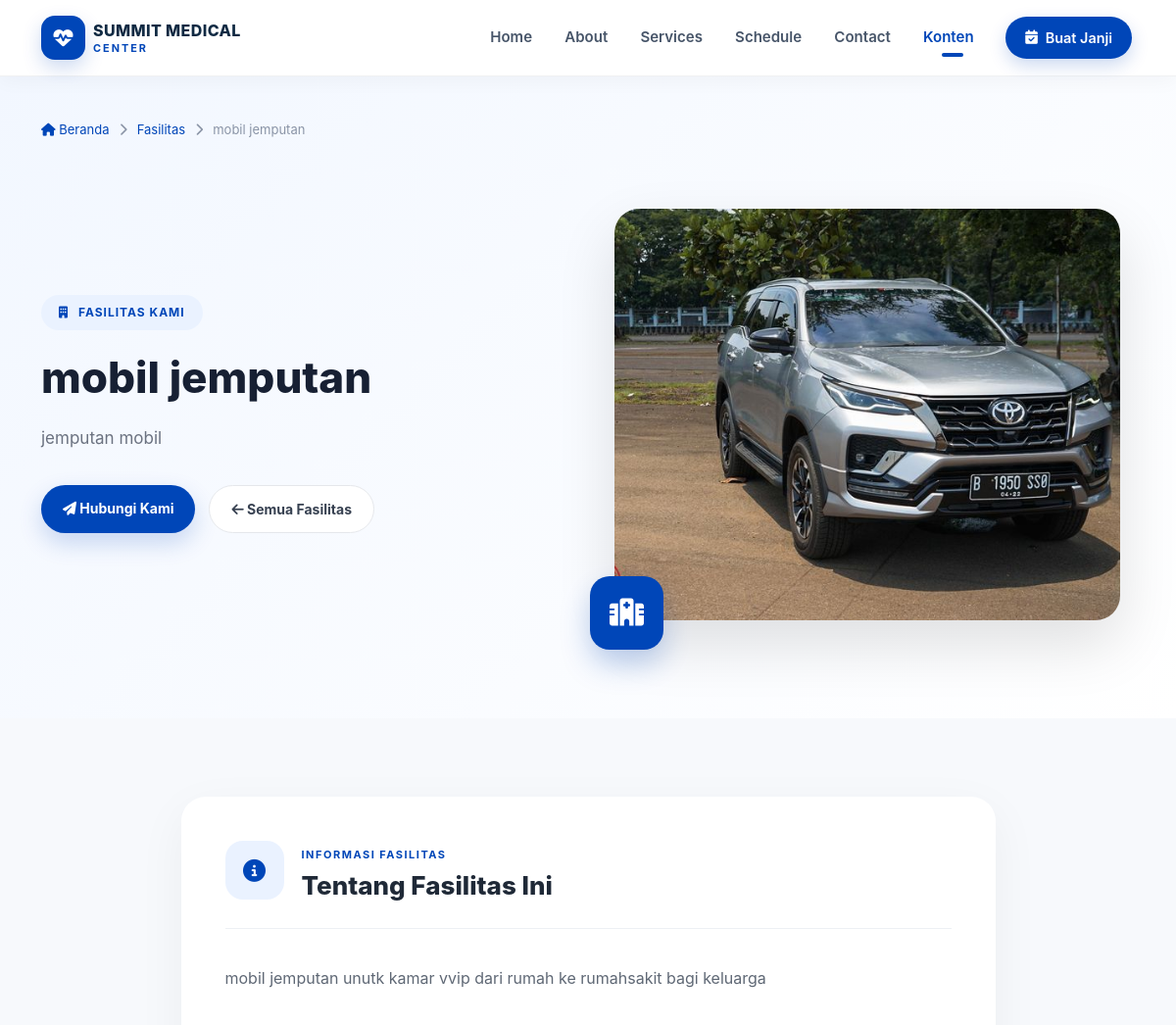
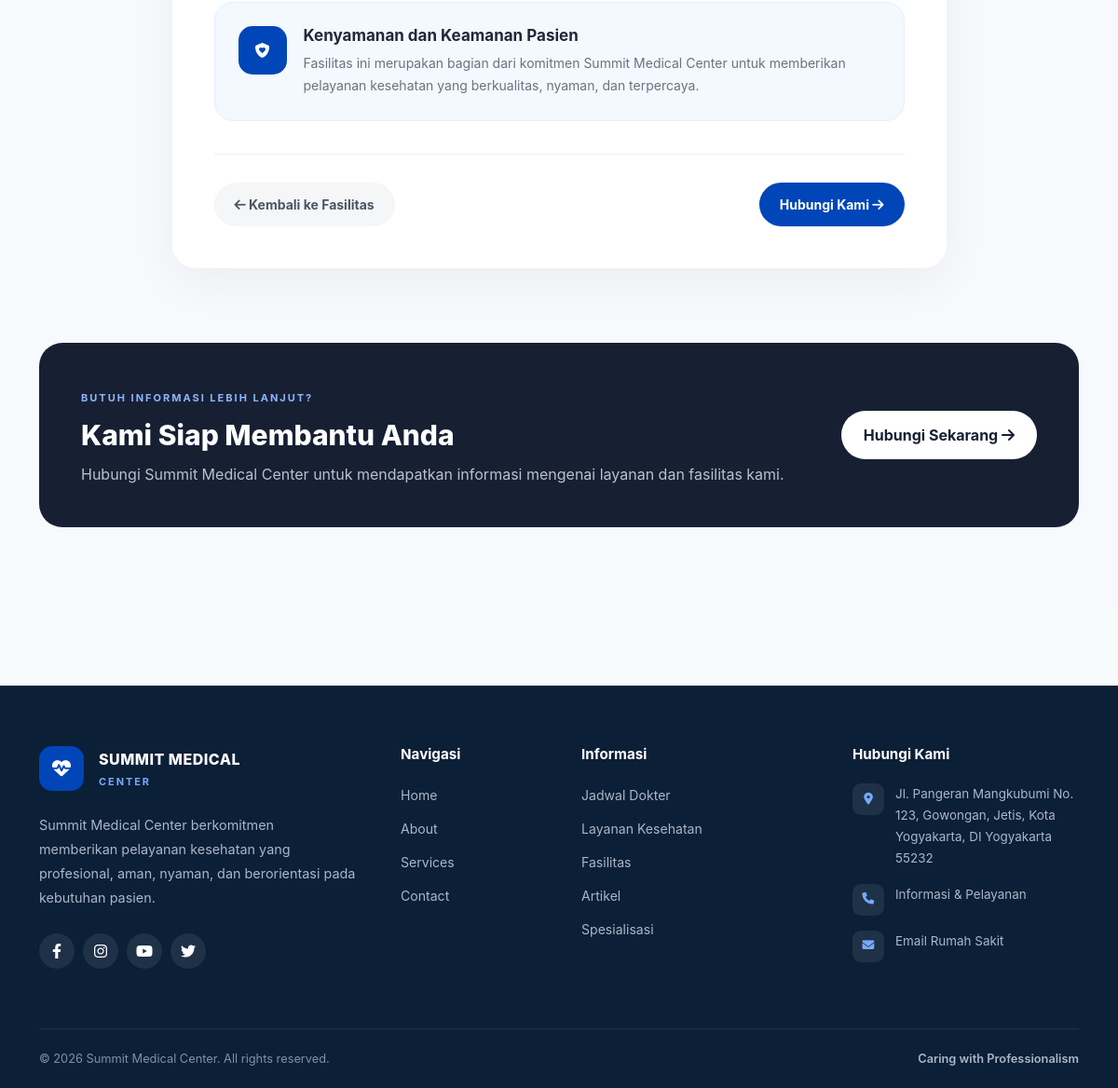
The app's page /facilities/detail/mobil-jemputan with its own data (2 pictures, top to bottom).
### tables this page shows
CREATE TABLE `facilities` (
  `id` int(10) UNSIGNED NOT NULL,
  `name` varchar(150) NOT NULL,
  `slug` varchar(180) NOT NULL,
  `image` varchar(255) DEFAULT NULL,
  `short_description` varchar(255) DEFAULT NULL,
  `description` text DEFAULT NULL,
  `status` tinyint(1) NOT NULL DEFAULT 1,
  `created_at` datetime NOT NULL DEFAULT current_timestamp(),
  `updated_at` datetime DEFAULT NULL ON UPDATE current_timestamp()
);

### application/controllers/Facilities.php (called while the page is built, shortened)
<?php
class Facilities extends CI_Controller
{
    public function __construct()
    {
        $this->load->model('Facility_model');
        $this->load->library('session');
        $this->load->library('form_validation');
        $this->load->helper('url');
        $this->load->helper('text');
    }
    public function detail($slug)
    {
        $data['facility'] = $this->Facility_model->getBySlug($slug);
        $data['title'] = $data['facility']->name;
        $this->load->view('templates/header', $data);
        $this->load->view('templates/navbar');
        $this->load->view('facilities/detail', $data);
        $this->load->view('templates/footer');
    }
}

### index.php (called while the page is built, shortened)
<?php
require_once BASEPATH.'core/CodeIgniter.php';

### application/models/Facility_model.php (called while the page is built, shortened)
<?php
class Facility_model extends CI_Model
{
    private $table = 'facilities';
    public function getBySlug($slug)
    {
        return $this->db->get_where($this->table, ['slug' => $slug])->row();
    }
}

### application/views/facilities/detail.php (the view, shortened to what this page needs)
<link rel="stylesheet" href="<?= base_url('assets/css/facilities.css'); ?>">
<div class="facility-detail-page">
    <section class="facility-detail-hero">
        <div class="container">
            <nav class="facility-breadcrumb">
                <a href="<?= base_url(); ?>">
                    <i class="fas fa-home"></i>
                    Beranda
                </a>
                <i class="fas fa-chevron-right"></i>
                <a href="<?= base_url('facilities'); ?>">
                    Fasilitas
                </a>
                <i class="fas fa-chevron-right"></i>
                <span>
                    <?= htmlspecialchars($facility->name); ?>
                </span>
            </nav>
            <div class="row align-items-center">
                <div class="col-lg-6">
                    <div class="facility-detail-content">
                        <span class="facility-detail-eyebrow">
                            <i class="fas fa-building"></i>
                            FASILITAS KAMI
                        </span>
                        <h1>
                            <?= htmlspecialchars($facility->name); ?>
                        </h1>
                        <p class="facility-detail-short">
                            <?= htmlspecialchars($facility->short_description); ?>
                        </p>
                        <div class="facility-detail-actions">
                            <a
                                href="<?= base_url('contact'); ?>"
                                class="detail-primary-button"
                            >
                                <i class="fas fa-paper-plane"></i>
                                Hubungi Kami
                            </a>
                            <a
                                href="<?= base_url('facilities'); ?>"
                                class="detail-secondary-button"
                            >
                                <i class="fas fa-arrow-left"></i>
                                Semua Fasilitas
                            </a>
                        </div>
                    </div>
                </div>
                <div class="col-lg-6">
                    <div class="facility-detail-image-wrapper">
                        <?php if (!empty($facility->image)) : ?>
                            <img
                                src="<?= base_url('uploads/facilities/' . $facility->image); ?>"
                                alt="<?= htmlspecialchars($facility->name); ?>"
                                class="facility-detail-image"
                            >
                        <?php endif; ?>
                        <div class="facility-detail-image-decoration">
                            <i class="fas fa-hospital"></i>
                        </div>
                    </div>
                </div>
            </div>
        </div>
    </section>
    <section class="facility-detail-information">
        <div class="container">
            <div class="row justify-content-center">
                <div class="col-lg-9">
                    <div class="facility-information-card">
                        <div class="facility-information-header">
                            <div class="information-icon">
                                <i class="fas fa-circle-info"></i>
                            </div>
                            <div>
                                <span>
                                    INFORMASI FASILITAS
                                </span>
                                <h2>
                                    Tentang Fasilitas Ini
                                </h2>
                            </div>
                        </div>
                        <div class="facility-information-description">
                            <?= nl2br(htmlspecialchars($facility->description)); ?>
                        </div>
                        <div class="facility-feature-box">
                            <div class="feature-box-icon">
                                <i class="fas fa-shield-heart"></i>
                            </div>
                            <div>
                                <h4>
                                    Kenyamanan dan Keamanan Pasien
                                </h4>
                                <p>
                                    Fasilitas ini merupakan bagian dari komitmen
                                    Summit Medical Center untuk memberikan
                                    pelayanan kesehatan yang berkualitas,
                                    nyaman, dan terpercaya.
                                </p>
                            </div>
                        </div>
                        <div class="facility-information-footer">
                            <a
                                href="<?= base_url('facilities'); ?>"
                                class="back-facility-button"
                            >
                                <i class="fas fa-arrow-left"></i>
                                Kembali ke Fasilitas
                            </a>
                            <a
                                href="<?= base_url('contact'); ?>"
                                class="contact-facility-button"
                            >
                                Hubungi Kami
                                <i class="fas fa-arrow-right"></i>
                            </a>
                        </div>
                    </div>
                </div>
            </div>
        </div>
    </section>
    <section class="facility-detail-cta">
        <div class="container">
            <div class="facility-detail-cta-box">
                <div>
                    <span>
                        BUTUH INFORMASI LEBIH LANJUT?
                    </span>
                    <h2>
                        Kami Siap Membantu Anda
                    </h2>
                    <p>
                        Hubungi Summit Medical Center untuk mendapatkan
                        informasi mengenai layanan dan fasilitas kami.
                    </p>
                </div>
                <a href="<?= base_url('contact'); ?>">
                    Hubungi Sekarang
                    <i class="fas fa-arrow-right"></i>
                </a>
            </div>
        </div>
    </section>
</div>

### assets/css/style.css (style rules this page uses)
:root { --primary: #0046b8; --primary-dark: #00358f; --primary-light: #eaf2ff; --text-dark: #102a43; --text-muted: #64748b; --bg-light: #f7f9fc; --border: #e8edf4; --radius-sm: 12px; --radius-md: 18px; --radius-lg: 25px; --shadow-sm: 0 5px 20px rgba(15, 23, 42, 0.05); --shadow-md: 0 12px 35px rgba(15, 23, 42, 0.08); }
html { scroll-behavior: smooth; }
body { margin: 0; padding: 0; background-color: #ffffff; color: var(--text-dark); font-family: -apple-system, BlinkMacSystemFont, "Segoe UI", Roboto, Helvetica, Arial, sans-serif; overflow-x: hidden; }
a { transition: all 0.3s ease; }

### assets/css/news.css (style rules this page uses)
body { background-color: #f8fbfc; }

### application/views/facilities/detail.php (style rules this page uses)
.facility-detail-content { opacity: 0; animation: slideInLeftFac 0.8s ease-out forwards; }
.facility-detail-image-wrapper { opacity: 0; animation: slideInRightFac 0.8s ease-out 0.2s forwards; }
.facility-detail-image-decoration { animation: floatingDeco 4s ease-in-out infinite; }
.facility-information-card { opacity: 0; animation: fadeInUpFac 0.8s ease-out 0.4s forwards; transition: box-shadow 0.4s ease, transform 0.4s ease; }
.facility-detail-cta-box { opacity: 0; animation: fadeInUpFac 0.8s ease-out 0.6s forwards; }
.detail-primary-button, .detail-secondary-button, .back-facility-button, .contact-facility-button, .facility-detail-cta-box a { transition: all 0.3s cubic-bezier(0.175, 0.885, 0.32, 1.275) !important; }
.detail-primary-button i, .detail-secondary-button i, .back-facility-button i, .contact-facility-button i, .facility-detail-cta-box a i { transition: transform 0.3s ease; }

### records on screen
facilities: name "mobil jemputan", short_description "jemputan mobil", image (picture), description "mobil jemputan unutk kamar vvip dari rumah ke rumahsakit bagi keluarga"
